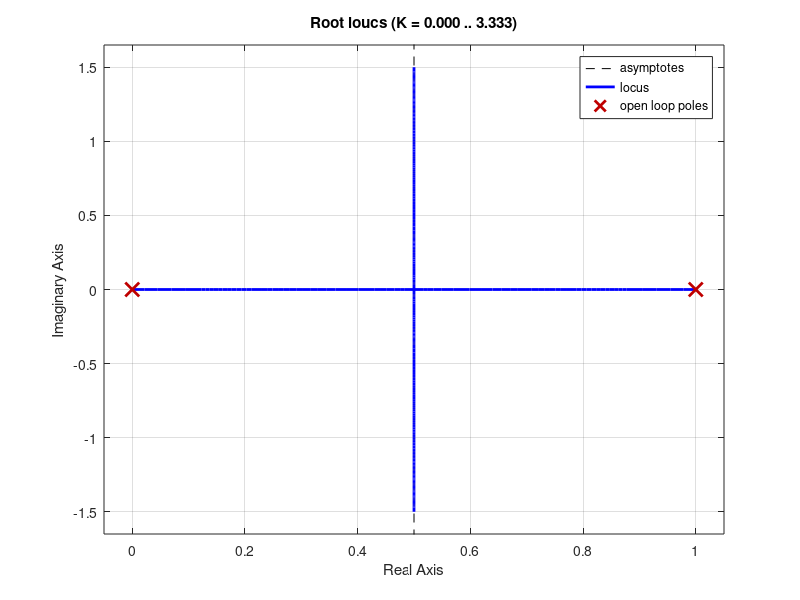

The MATLAB source for this figure: (Note: this script raises an error after producing the figure.)
s=tf('s');
Ts=45;   
z= tf('z',Ts);
%r1=1
Kg=0.75;
G= Kg/(z-1); 

H= 1/z; 

%r2=3
tp=225; 

%r3=3
SO=0.02;

wd= pi/tp; 
sigma= -log(SO)/tp;
s1= -sigma+ i*wd ;
s2= conj(s1);
p1= exp(Ts*s1);
p2= conj(p1);

figure(1)
rlocus(G*H)

%obtencion de A y B
z= tf('z',Ts);
M = [ p1, 1;
p2, 1];
N = [ evalfr( - (z^2*(z-1))/Kg, p1 );
evalfr( - (z^2*(z-1))/Kg, p2 )];
X= inv(M)*N; X= real(X); A= X(1); B= X(2);

%ENTONCES D=
D=(A*z+B)/z;
K=D;

figure(2)
step( feedback(K*G, H) )

 